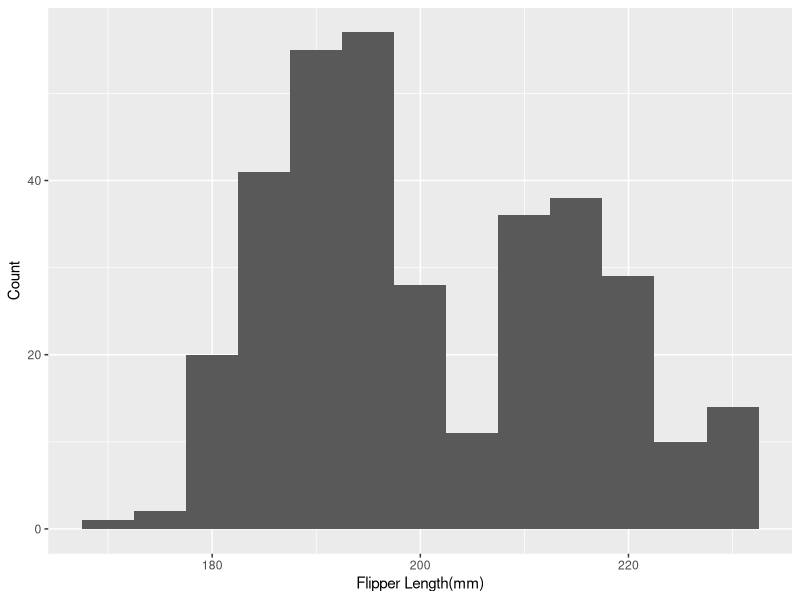
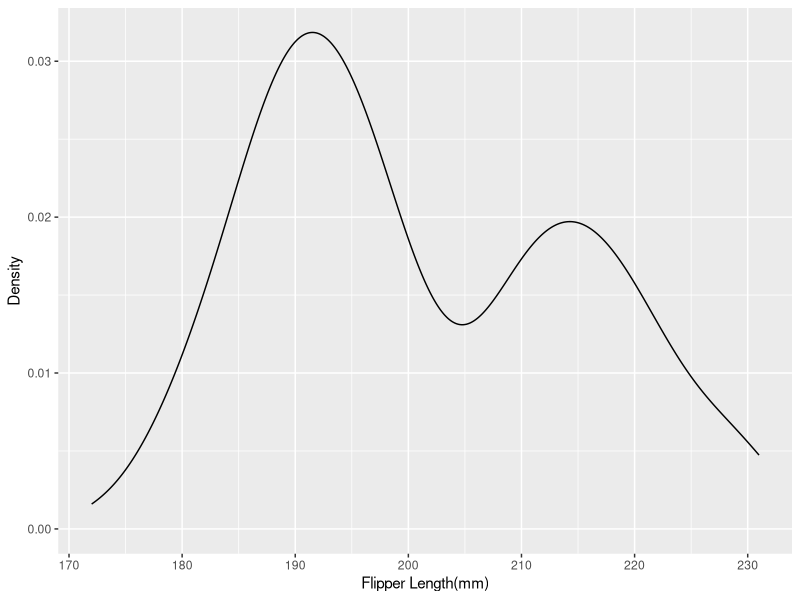
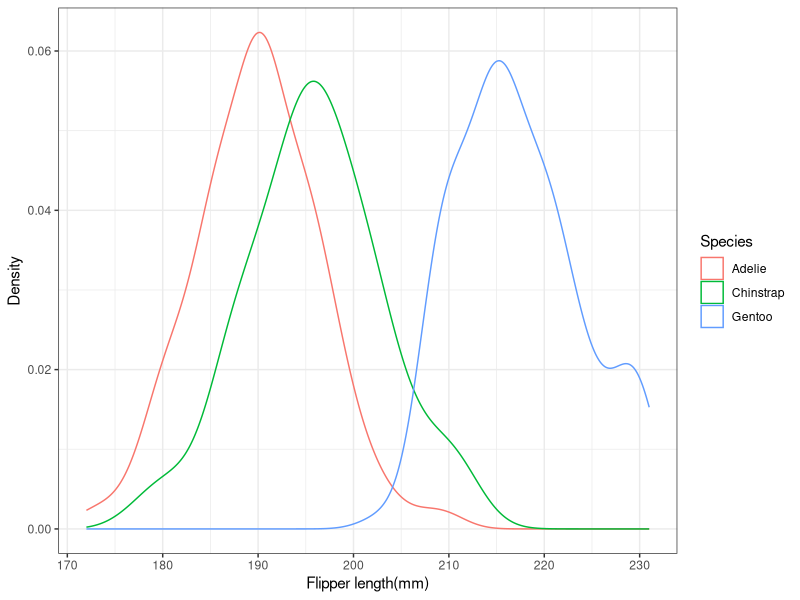
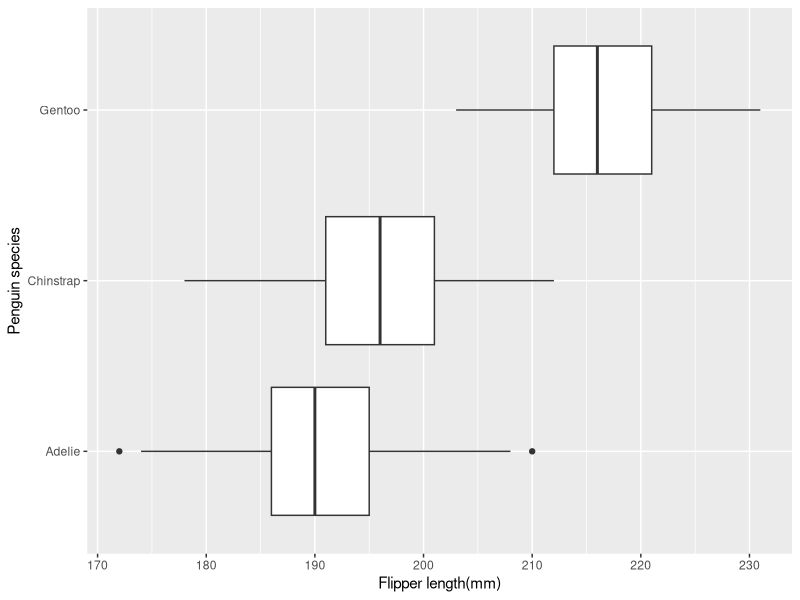
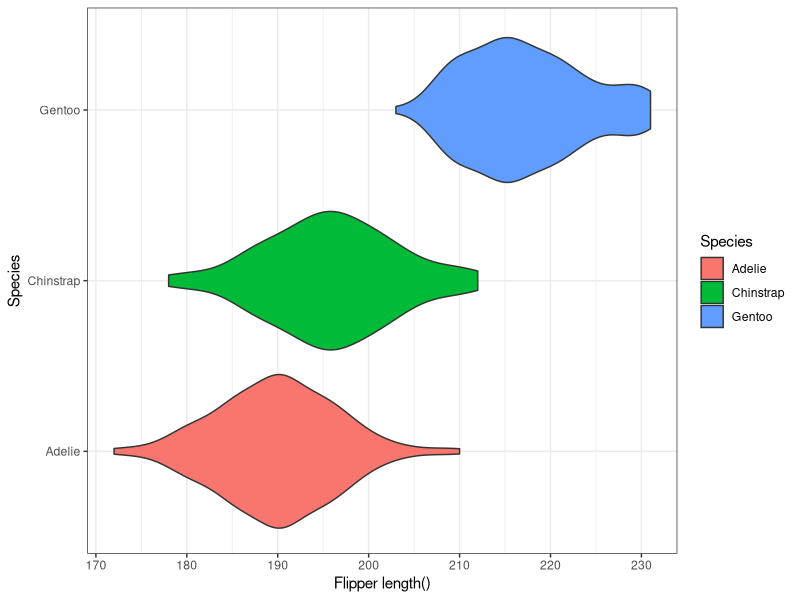
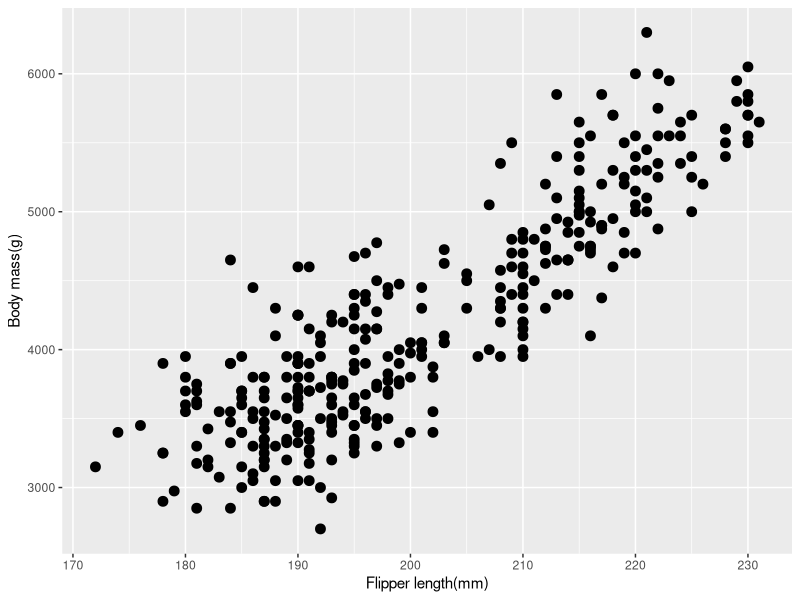
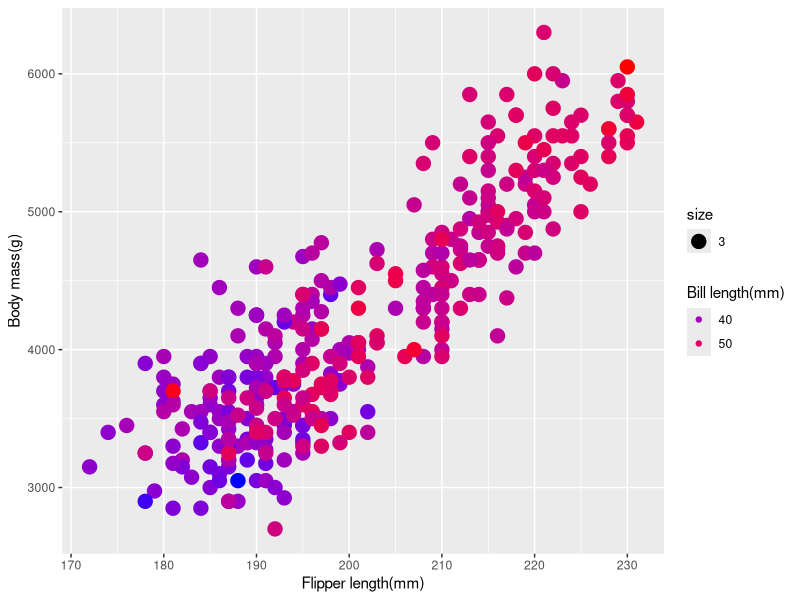
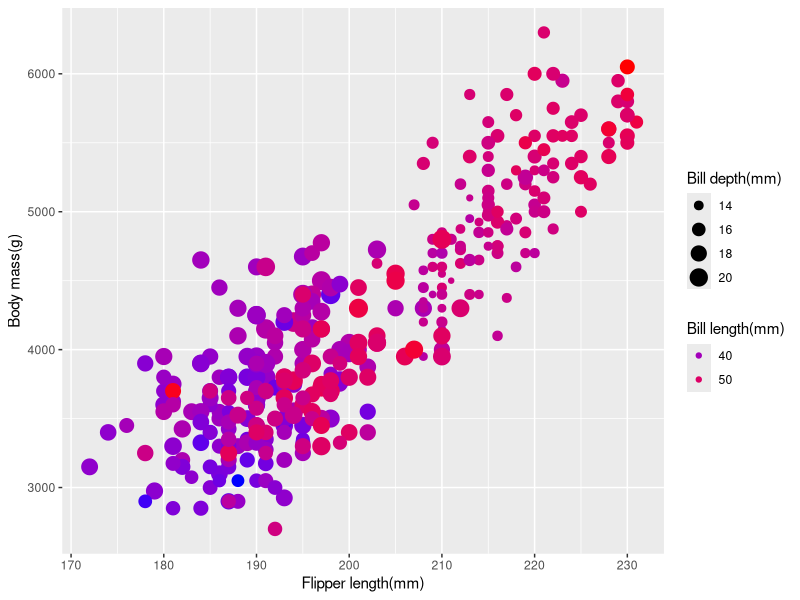

R code for these plots, in order:
## ---- chunk 1
knitr::opts_chunk$set(echo = TRUE)
## ---- chunk 2
library(tidyverse)
library(palmerpenguins)
head(penguins)
## ---- chunk 3
univar_plot<-ggplot(data=penguins,aes(x=flipper_length_mm))+xlab("Flipper Length(mm)")
univar_plot+geom_histogram(binwidth=5)+ylab("Count")

## ---- chunk 4
univar_plot+geom_density(adjust=1)+ylab('Density')
## ---- chunk 5
ggplot(data=rename(penguins,Species=species),aes(x=flipper_length_mm,color=Species))+
  geom_density()+
  theme_bw()+
  xlab("Flipper length(mm)")+
  ylab("Density")
## ---- chunk 6
ggplot(data=penguins,aes(x=flipper_length_mm,y=species))+
  geom_boxplot()+
  xlab('Flipper length(mm)')+
  ylab("Penguin species")
## ---- chunk 7
ggplot(data=rename(penguins,Species=species),aes(x=flipper_length_mm,y=Species,fill=Species))+
  geom_violin()+
  theme_bw()+
  xlab("Flipper length()")
## ---- chunk 8
mass_flipper_scatter<-ggplot(data=penguins,aes(y=body_mass_g,x=flipper_length_mm))+
  xlab("Flipper length(mm)")+
  ylab("Body mass(g)")
mass_flipper_scatter+geom_point(size=3)
## ---- chunk 9
mass_flipper_scatter+
  geom_point(aes(color=bill_length_mm,size=3))+
  scale_color_gradient(low="blue",high="red")+
  guides(color=guide_legend("Bill length(mm)"))
## ---- chunk 10
mass_flipper_scatter+
  geom_point(aes(color=bill_length_mm,size=bill_depth_mm))+
  scale_color_gradient(low="blue",high="red")+
  guides(color=guide_legend("Bill length(mm)"),size=guide_legend("Bill depth(mm)"))
## ---- chunk 11
mass_flipper_scatter+geom_point(aes(color=species,shape=species))
## ---- chunk 12
mass_flipper_scatter+
  geom_text(aes(label=species,color=species))+
  guides(color=guide_legend("Species"))
## ---- chunk 13
mass_flipper_scatter+geom_point()+facet_wrap(~species)
## ---- chunk 14
trend_plot<-ggplot(data=filter(penguins,species=='Gentoo'),aes(y=body_mass_g,x=flipper_length_mm))+
  xlab("Flipper length(mm)")+
  ylab("Body mess(g)")+
  geom_point()
trend_plot+geom_smooth()
## ---- chunk 15
trend_plot+geom_smooth(method="lm")
## ---- chunk 16
min(filter(penguins,species=='Gentoo')$body_mass_g,na.rm=TRUE)
## ---- chunk 17
trend_plot+
  geom_smooth(method="lm")+
  geom_curve(x=220,xend=209,y=4250,yend=3975,arrow=arrow(length=unit(0.5,'cm')),curvature=0.1)+
  geom_text(x=225,y=4250,label="The lightest Gentoo \n penguin weighs 39.5 kg")
